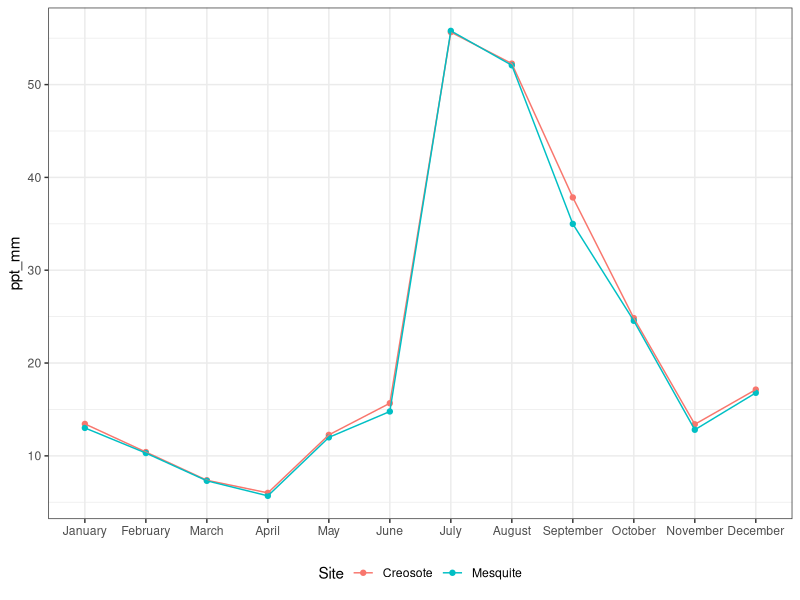
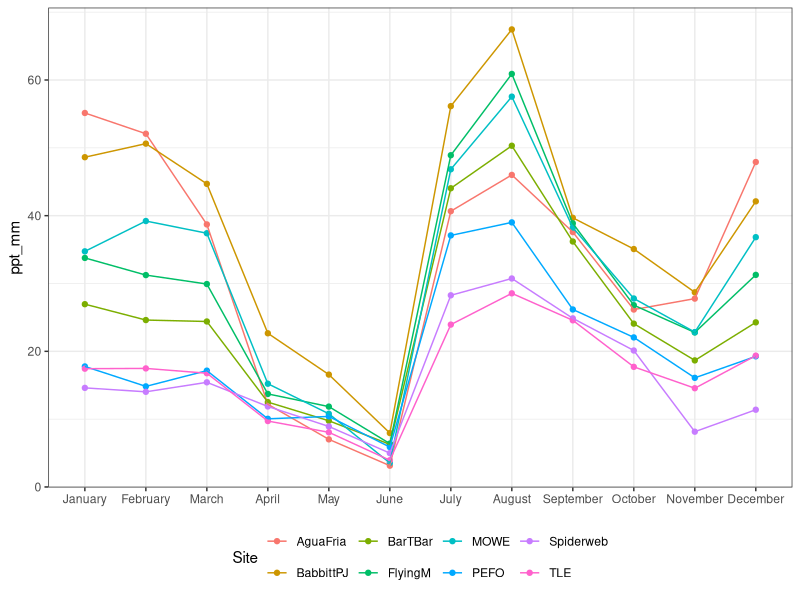
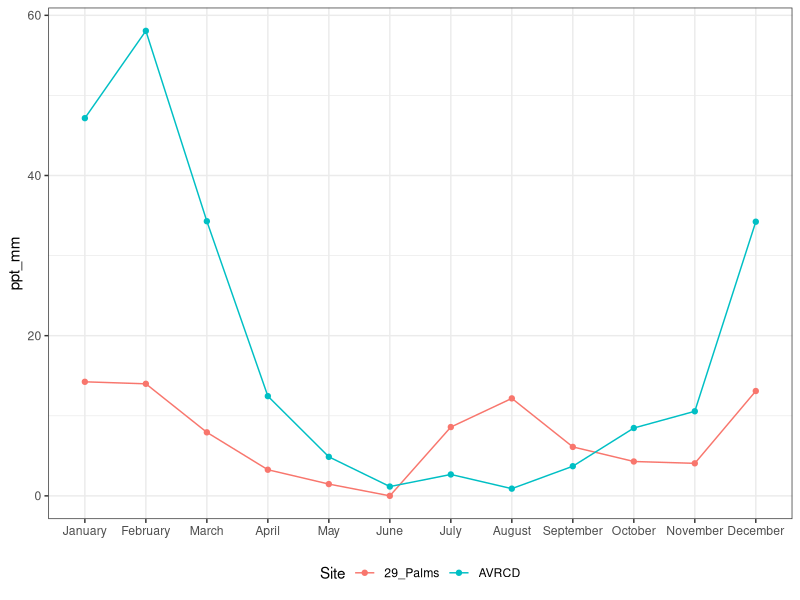
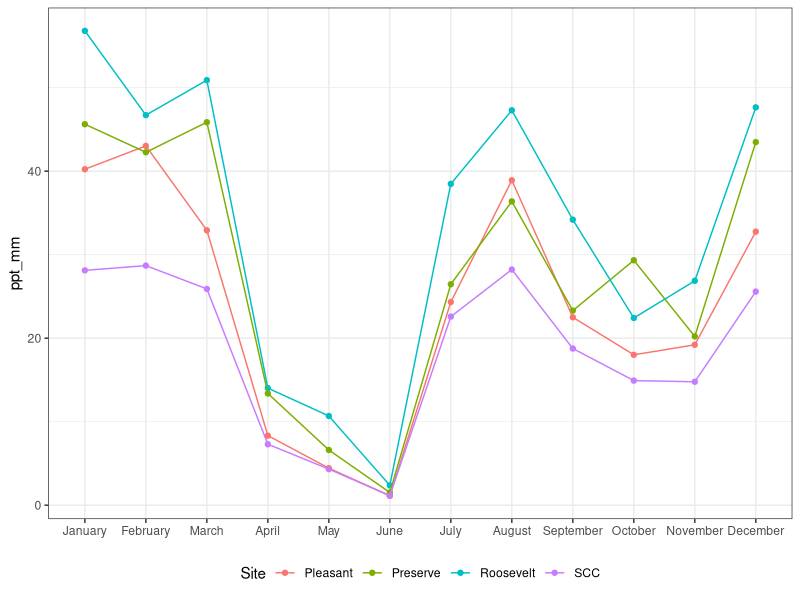
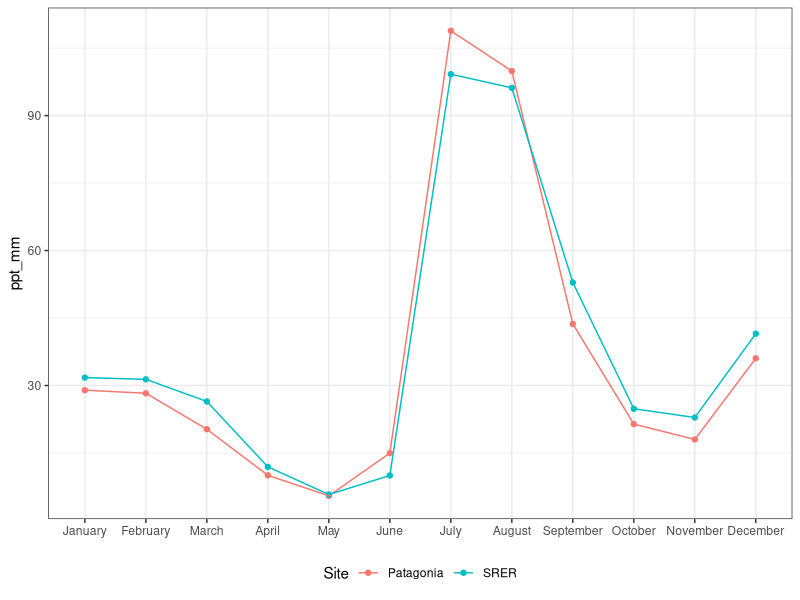
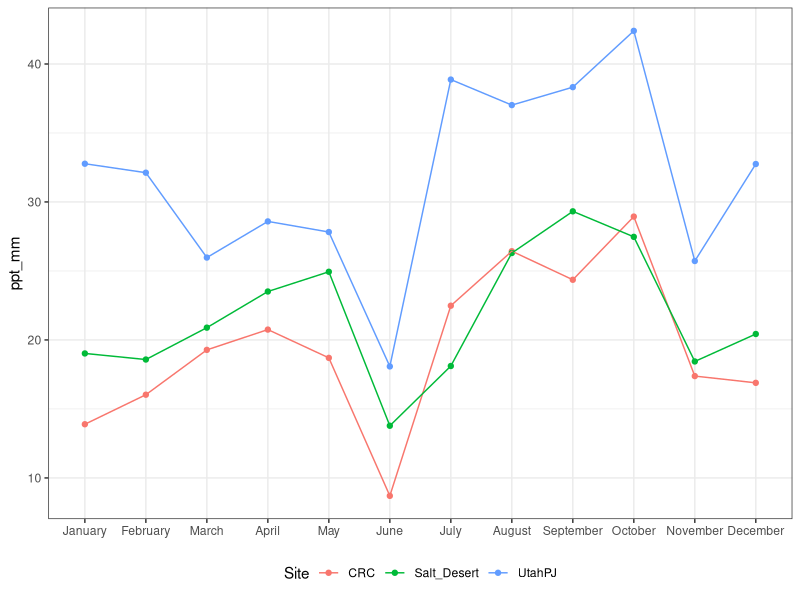
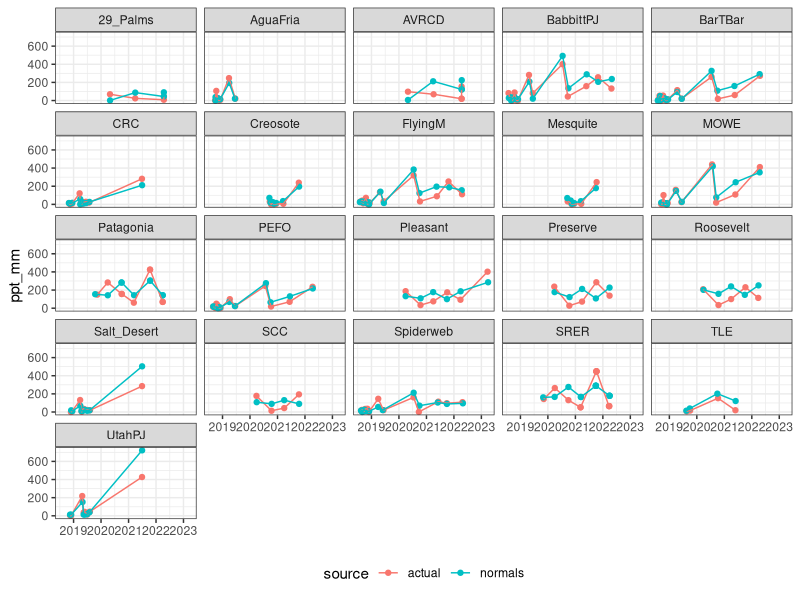
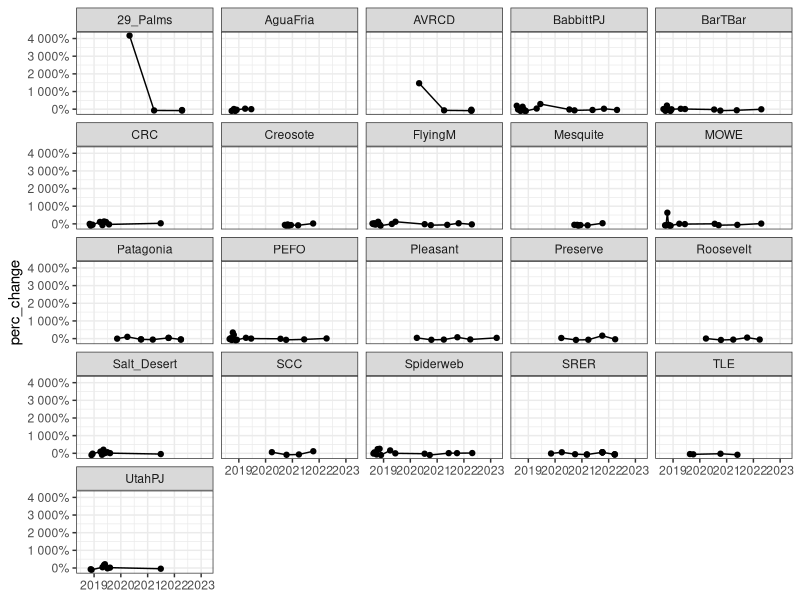

R code for these plots, in order: (Note: this script raises an error after producing the figures.)
# Created: 2023-09-28
# Last updated: 2024-03-04

# Purpose: Explore precip trends. Compare actual precip values (from PRISM daily values, see 03.2.R)
#   with 30-year normals. Actual precip is recorded as either cumulative precip
#   since seeding, or cumulative precip since the previous monitoring event. Because the time
#   interval between monitoring events and seeding differs by site, and because normals are
#   site- and and month-specific, each site must be dealt with on an individual basis 
#   to determine which normals months should be included for a (roughly equal) comparison.

# Normals must be "rounded" to the start of the month, the end of the month,
#   or mid-month, because normals are reported as annual or monthly. Hence, while the actual 
#   precip experienced is defined to the day, comparable normals are defined to the
#   half month. This also assumes that an even amount of rain falls in the first and
#   second half of the month, and sometimes for sites monitored every 2 weeks the dates round
#   such that there is assumed to be no interval, and therefore no precip (for normals). 
#   See 03.3.xlsx README tab for more explanation.


library(tidyverse)
library(readxl)
library(scales)

# Load data ---------------------------------------------------------------

ppt <- read_csv("data/cleaned/03.2_monitoring-events-with-PRISM-climate-data_clean.csv")
month.normal <- read_csv("data/cleaned/03.2_PRISM-month-normals-all-sites_clean.csv")
daily <- read_csv("data/cleaned/03.2_PRISM-daily-all-sites_clean.csv")
normals.since.raw <- read_xlsx("data/data-wrangling-intermediate/03.3_months-to-include-for-precip-normals-comparison.xlsx",
                                       sheet = "since_last")
normals.cum.raw <- read_xlsx("data/data-wrangling-intermediate/03.3_months-to-include-for-precip-normals-comparison.xlsx",
                                       sheet = "cum")
  


# Explore monthly normals -------------------------------------------------

# Order months
month.normal.graph <- month.normal |> 
  filter(Date != "Annual") |> 
  mutate(Date = factor(Date, levels = c("January", "February", "March", "April", "May",
                                        "June", "July", "August", "September", "October",
                                        "November", "December")))

# Chihuahuan
#   Unimodal: most rain in July-Sept
month.normal.graph |> 
  filter(Region == "Chihuahuan") |> 
  ggplot(aes(x = Date, y = ppt_mm, color = Site, group = Site)) +
  geom_point() +
  geom_line() +
  xlab(NULL) +
  theme_bw() +
  theme(legend.position = "bottom")

# Colorado Plateau
#   Biomodal, July-Sept and Dec-March (summer rains slightly greater than winter)
month.normal.graph |> 
  filter(Region == "Colorado Plateau") |> 
  ggplot(aes(x = Date, y = ppt_mm, color = Site, group = Site)) +
  geom_point() +
  geom_line() +
  xlab(NULL) +
  theme_bw() +
  theme(legend.position = "bottom")

# Mojave
#   Unimodal: most rain in Dec-March
month.normal.graph |> 
  filter(Region == "Mojave") |> 
  ggplot(aes(x = Date, y = ppt_mm, color = Site, group = Site)) +
  geom_point() +
  geom_line() +
  xlab(NULL) +
  theme_bw() +
  theme(legend.position = "bottom")

# Sonoran Central
#   Bimodal: July-Sept, Dec-March (summer and winter rains roughly equal)
month.normal.graph |> 
  filter(Region == "Sonoran Central") |> 
  ggplot(aes(x = Date, y = ppt_mm, color = Site, group = Site)) +
  geom_point() +
  geom_line() +
  xlab(NULL) +
  theme_bw() +
  theme(legend.position = "bottom")

# Sonoran SE
#   Slightly bimodal: most rain July-Sept, some rain Dec-March
month.normal.graph |> 
  filter(Region == "Sonoran SE") |> 
  ggplot(aes(x = Date, y = ppt_mm, color = Site, group = Site)) +
  geom_point() +
  geom_line() +
  xlab(NULL) +
  theme_bw() +
  theme(legend.position = "bottom")

# Utah
#   CRC & Salt Desert: Biomodal: July-Oct, March-May
#   UtahPJ: Biomdal: July-Oct, Dec-Feb
month.normal.graph |> 
  filter(Region == "Utah") |> 
  ggplot(aes(x = Date, y = ppt_mm, color = Site, group = Site)) +
  geom_point() +
  geom_line() +
  xlab(NULL) +
  theme_bw() +
  theme(legend.position = "bottom")



# Precip since last monitoring event --------------------------------------


## Since_last data wrangling -----------------------------------------------

# pivot_longer() and convert NAs to 0 (blank cells are 0)
normals.since <- normals.since.raw |> 
  select(-Seed_month_estimate, -Monitor_month_estimate) |> 
  pivot_longer(cols = c("Annual", "January", "February", "March", "April", "May",
                        "June", "July", "August", "September", "October",
                        "November", "December"),
              names_to = "Date",
              values_to = "include") 
normals.since$include[is.na(normals.since$include)] <- 0

# Add normals values
normals.since <- normals.since |> 
  left_join(month.normal) |> 
  select(-tmin, -tmax, -tmean) 

# Multiply include * ppt_mm for new ppt_mm value
#   "include" column is the amount of times that month/annual should be included
normals.since <- normals.since |> 
  mutate(ppt_mm = include * ppt_mm) |> 
  select(-include)

# Sum normals precip
normals.since <- normals.since |> 
  select(-Date_Seeded, -Date_Monitored) |> 
  mutate(SiteDateID = as.character(SiteDateID)) |> 
  group_by(Region, Site, SiteDateID, Seed_estimate, Monitor_estimate) |> 
  summarise(ppt_mm = sum(ppt_mm),
            .groups = "keep") |> 
  mutate(SiteDateID = as.numeric(SiteDateID)) 

# Add normals to actual precip values (Since_last_precip from ppt) to graph together
#   Rename normals columns to match and add "source" col to note they are normals
normals.since.bind <- normals.since |> 
  rename(Date_Seeded = Seed_estimate,
         Date_Monitored = Monitor_estimate) |> 
  mutate(source = "normals")
since.long <- ppt |> 
  select(Region, Site, Date_Seeded, Date_Monitored, SiteDateID, Since_last_precip) |> 
  rename(ppt_mm = Since_last_precip) |> 
  mutate(source = "actual") |> 
  bind_rows(normals.since.bind)


# Find percent change (deviation from normals)
since.pc <- ppt |> 
  select(Region, Site, SiteDateID, Date_Seeded, Date_Monitored, Since_last_precip) |> 
  left_join(normals.since) |> 
  mutate(perc_change = (Since_last_precip - ppt_mm) / ppt_mm)
#   Inf created when there was no rain in the time period (can't divide by 0),
#     but this only occurs when the time period is small and in all cases there is another
#     monitoring date less than 2 weeks away with a non-Inf percent change.


# Find CV of actual and normals
since.cv.long <- since.long |> 
  group_by(Region, Site, source) |> 
  summarise(CV = sd(ppt_mm) / mean(ppt_mm),
            .groups = "keep")
since.cv.wide <- since.cv.long |> 
  pivot_wider(names_from = source, values_from = CV) |> 
  rename(Actual_CV = actual,
         Normals_CV = normals) |> 
  mutate(Difference_CV = Actual_CV - Normals_CV)



## Since_last graph --------------------------------------------------------

# All sites
since.long |> 
  ggplot(aes(x = Date_Monitored, y = ppt_mm, color = source)) +
  geom_point() +
  geom_line() +
  facet_wrap(~Site) +
  xlab(NULL) +
  theme_bw() +
  theme(legend.position = "bottom") 

since.pc |> 
  filter(perc_change != Inf) |> 
  ggplot(aes(x = Date_Monitored, y = perc_change)) +
  geom_point() +
  geom_line() +
  facet_wrap(~Site) +
  xlab(NULL) +
  theme_bw() +
  scale_y_continuous(labels = percent)

since.pc |> 
  filter(perc_change != Inf,
         Region !="Mojave") |> 
  ggplot(aes(x = Date_Monitored, y = perc_change)) +
  geom_point() +
  geom_line() +
  facet_wrap(~Site) +
  xlab(NULL) +
  theme_bw() +
  scale_y_continuous(labels = percent) +
  geom_hline(yintercept = 0,
             linetype = "dashed",
             color = "red")


  
# By Region
# Sonoran Central
since.long |> 
  filter(Region == "Sonoran Central") |> 
  ggplot(aes(x = Date_Monitored, y = ppt_mm, color = source)) +
  geom_point() +
  geom_line() +
  facet_wrap(~Site) +
  xlab(NULL) +
  theme_bw() +
  theme(legend.position = "bottom") 

since.pc |> 
  filter(perc_change != Inf) |> 
  filter(Region == "Sonoran Central") |> 
  ggplot(aes(x = Date_Monitored, y = perc_change)) +
  geom_point() +
  geom_line() +
  facet_wrap(~Site) +
  xlab(NULL) +
  theme_bw() +
  scale_y_continuous(labels = percent) +
  geom_hline(yintercept = 0,
             linetype = "dashed",
             color = "red")

# Sonoran SE
since.long |> 
  filter(Region == "Sonoran SE") |> 
  ggplot(aes(x = Date_Monitored, y = ppt_mm, color = source)) +
  geom_point() +
  geom_line() +
  facet_wrap(~Site) +
  xlab(NULL) +
  theme_bw() +
  theme(legend.position = "bottom") 

since.pc |> 
  filter(perc_change != Inf) |> 
  filter(Region == "Sonoran SE") |> 
  ggplot(aes(x = Date_Monitored, y = perc_change)) +
  geom_point() +
  geom_line() +
  facet_wrap(~Site) +
  xlab(NULL) +
  theme_bw() +
  scale_y_continuous(labels = percent) +
  geom_hline(yintercept = 0,
             linetype = "dashed",
             color = "red")

# Chihuahuan
since.long |> 
  filter(Region == "Chihuahuan") |> 
  ggplot(aes(x = Date_Monitored, y = ppt_mm, color = source)) +
  geom_point() +
  geom_line() +
  facet_wrap(~Site) +
  xlab(NULL) +
  theme_bw() +
  theme(legend.position = "bottom")

since.pc |> 
  filter(perc_change != Inf) |> 
  filter(Region == "Chihuahuan") |> 
  ggplot(aes(x = Date_Monitored, y = perc_change)) +
  geom_point() +
  geom_line() +
  facet_wrap(~Site) +
  xlab(NULL) +
  theme_bw() +
  scale_y_continuous(labels = percent) +
  geom_hline(yintercept = 0,
             linetype = "dashed",
             color = "red")

# Mojave
since.long |> 
  filter(Region == "Mojave") |> 
  ggplot(aes(x = Date_Monitored, y = ppt_mm, color = source)) +
  geom_point() +
  geom_line() +
  facet_wrap(~Site) +
  xlab(NULL) +
  theme_bw() +
  theme(legend.position = "bottom") 

since.pc |> 
  filter(perc_change != Inf) |> 
  filter(Region == "Mojave") |> 
  ggplot(aes(x = Date_Monitored, y = perc_change)) +
  geom_point() +
  geom_line() +
  facet_wrap(~Site) +
  xlab(NULL) +
  theme_bw() +
  scale_y_continuous(labels = percent) +
  geom_hline(yintercept = 0,
             linetype = "dashed",
             color = "red")

# Utah
since.long |> 
  filter(Region == "Utah") |> 
  ggplot(aes(x = Date_Monitored, y = ppt_mm, color = source)) +
  geom_point() +
  geom_line() +
  facet_wrap(~Site) +
  xlab(NULL) +
  theme_bw() +
  theme(legend.position = "bottom") 

since.pc |> 
  filter(perc_change != Inf) |> 
  filter(Region == "Utah") |> 
  ggplot(aes(x = Date_Monitored, y = perc_change)) +
  geom_point() +
  geom_line() +
  facet_wrap(~Site) +
  xlab(NULL) +
  theme_bw() +
  scale_y_continuous(labels = percent) +
  geom_hline(yintercept = 0,
             linetype = "dashed",
             color = "red")

# Colorado Plateau
since.long |> 
  filter(Region == "Colorado Plateau") |> 
  ggplot(aes(x = Date_Monitored, y = ppt_mm, color = source)) +
  geom_point() +
  geom_line() +
  facet_wrap(~Site) +
  xlab(NULL) +
  theme_bw() +
  theme(legend.position = "bottom") 

since.pc |> 
  filter(perc_change != Inf) |> 
  filter(Region == "Colorado Plateau") |> 
  ggplot(aes(x = Date_Monitored, y = perc_change)) +
  geom_point() +
  geom_line() +
  facet_wrap(~Site) +
  xlab(NULL) +
  theme_bw() +
  scale_y_continuous(labels = percent) +
  geom_hline(yintercept = 0,
             linetype = "dashed",
             color = "red")

since.pc |> 
  filter(perc_change != Inf,
         Site != "MOWE") |> 
  filter(Region == "Colorado Plateau") |> 
  ggplot(aes(x = Date_Monitored, y = perc_change)) +
  geom_point() +
  geom_line() +
  facet_wrap(~Site) +
  xlab(NULL) +
  theme_bw() +
  scale_y_continuous(labels = percent) +
  geom_hline(yintercept = 0,
             linetype = "dashed",
             color = "red")





# Cumulative precip since seeding -----------------------------------------


## Cumulative data wrangling -----------------------------------------------

# pivot_longer() and convert NAs to 0 (blank cells are 0)
normals.cum <- normals.cum.raw |> 
  select(-Seed_month_estimate, -Monitor_month_estimate) |> 
  pivot_longer(cols = c("Annual", "January", "February", "March", "April", "May",
                        "June", "July", "August", "September", "October",
                        "November", "December"),
               names_to = "Date",
               values_to = "include") 
normals.cum$include[is.na(normals.cum$include)] <- 0

# Add normals values
normals.cum <- normals.cum |> 
  left_join(month.normal) |> 
  select(-tmin, -tmax, -tmean) 

# Multiply include * ppt_mm for new ppt_mm value
#   "include" column is the amount of times that month/annual should be included
normals.cum <- normals.cum |> 
  mutate(ppt_mm = include * ppt_mm) |> 
  select(-include)

# Sum normals precip
normals.cum <- normals.cum |> 
  select(-Date_Seeded, -Date_Monitored) |> 
  mutate(SiteDateID = as.character(SiteDateID)) |> 
  group_by(Region, Site, SiteDateID, Seed_estimate, Monitor_estimate) |> 
  summarise(ppt_mm = sum(ppt_mm),
            .groups = "keep") |> 
  mutate(SiteDateID = as.numeric(SiteDateID)) 

# Add normals to actual precip values (Cum_precip from ppt) to graph together
#   Rename normals columns to match and add "source" col to note they are normals
normals.cum.bind <- normals.cum |> 
  rename(Date_Seeded = Seed_estimate,
         Date_Monitored = Monitor_estimate) |> 
  mutate(source = "normals")
cum.long <- ppt |> 
  select(Region, Site, Date_Seeded, Date_Monitored, SiteDateID, Cum_precip) |> 
  rename(ppt_mm = Cum_precip) |> 
  mutate(source = "actual") |> 
  bind_rows(normals.cum.bind)

# Find percent change (deviation from normals)
cum.pc <- ppt |> 
  select(Region, Site, SiteDateID, Date_Seeded, Date_Monitored, Cum_precip) |> 
  left_join(normals.cum) |> 
  mutate(perc_change = (Cum_precip - ppt_mm) / ppt_mm)


# Find CV of actual and normals
cum.cv.long <- cum.long |> 
  group_by(Region, Site, source) |> 
  summarise(CV = sd(ppt_mm) / mean(ppt_mm),
            .groups = "keep")
cum.cv.wide <- cum.cv.long |> 
  pivot_wider(names_from = source, values_from = CV) |> 
  rename(Actual_CV = actual,
         Normals_CV = normals) |> 
  mutate(Difference_CV = Actual_CV - Normals_CV)



## Cumulative graph --------------------------------------------------------

# All sites
cum.long |> 
  ggplot(aes(x = Date_Monitored, y = ppt_mm, color = source)) +
  geom_point() +
  geom_line() +
  facet_wrap(~Site) +
  xlab(NULL) +
  theme_bw() +
  theme(legend.position = "bottom") 

cum.pc |> 
  filter(perc_change != Inf) |> 
  ggplot(aes(x = Date_Monitored, y = perc_change)) +
  geom_point() +
  geom_line() +
  facet_wrap(~Site) +
  xlab(NULL) +
  theme_bw() +
  scale_y_continuous(labels = percent)

cum.pc |> 
  filter(perc_change != Inf,
         Region !="Mojave") |> 
  ggplot(aes(x = Date_Monitored, y = perc_change)) +
  geom_point() +
  geom_line() +
  facet_wrap(~Site) +
  xlab(NULL) +
  theme_bw() +
  scale_y_continuous(labels = percent) +
  geom_hline(yintercept = 0,
             linetype = "dashed",
             color = "red")



# By Region
# Sonoran Central
cum.long |> 
  filter(Region == "Sonoran Central") |> 
  ggplot(aes(x = Date_Monitored, y = ppt_mm, color = source)) +
  geom_point() +
  geom_line() +
  facet_wrap(~Site) +
  xlab(NULL) +
  theme_bw() +
  theme(legend.position = "bottom") 

cum.pc |> 
  filter(perc_change != Inf) |> 
  filter(Region == "Sonoran Central") |> 
  ggplot(aes(x = Date_Monitored, y = perc_change)) +
  geom_point() +
  geom_line() +
  facet_wrap(~Site) +
  xlab(NULL) +
  theme_bw() +
  scale_y_continuous(labels = percent) +
  geom_hline(yintercept = 0,
             linetype = "dashed",
             color = "red")

# Sonoran SE
cum.long |> 
  filter(Region == "Sonoran SE") |> 
  ggplot(aes(x = Date_Monitored, y = ppt_mm, color = source)) +
  geom_point() +
  geom_line() +
  facet_wrap(~Site) +
  xlab(NULL) +
  theme_bw() +
  theme(legend.position = "bottom") 

cum.pc |> 
  filter(perc_change != Inf) |> 
  filter(Region == "Sonoran SE") |> 
  ggplot(aes(x = Date_Monitored, y = perc_change)) +
  geom_point() +
  geom_line() +
  facet_wrap(~Site) +
  xlab(NULL) +
  theme_bw() +
  scale_y_continuous(labels = percent) +
  geom_hline(yintercept = 0,
             linetype = "dashed",
             color = "red")

# Chihuahuan
cum.long |> 
  filter(Region == "Chihuahuan") |> 
  ggplot(aes(x = Date_Monitored, y = ppt_mm, color = source)) +
  geom_point() +
  geom_line() +
  facet_wrap(~Site) +
  xlab(NULL) +
  theme_bw() +
  theme(legend.position = "bottom")

cum.pc |> 
  filter(perc_change != Inf) |> 
  filter(Region == "Chihuahuan") |> 
  ggplot(aes(x = Date_Monitored, y = perc_change)) +
  geom_point() +
  geom_line() +
  facet_wrap(~Site) +
  xlab(NULL) +
  theme_bw() +
  scale_y_continuous(labels = percent) +
  geom_hline(yintercept = 0,
             linetype = "dashed",
             color = "red")

# Mojave
cum.long |> 
  filter(Region == "Mojave") |> 
  ggplot(aes(x = Date_Monitored, y = ppt_mm, color = source)) +
  geom_point() +
  geom_line() +
  facet_wrap(~Site) +
  xlab(NULL) +
  theme_bw() +
  theme(legend.position = "bottom") 

cum.pc |> 
  filter(perc_change != Inf) |> 
  filter(Region == "Mojave") |> 
  ggplot(aes(x = Date_Monitored, y = perc_change)) +
  geom_point() +
  geom_line() +
  facet_wrap(~Site) +
  xlab(NULL) +
  theme_bw() +
  scale_y_continuous(labels = percent) +
  geom_hline(yintercept = 0,
             linetype = "dashed",
             color = "red")

# Utah
cum.long |> 
  filter(Region == "Utah") |> 
  ggplot(aes(x = Date_Monitored, y = ppt_mm, color = source)) +
  geom_point() +
  geom_line() +
  facet_wrap(~Site) +
  xlab(NULL) +
  theme_bw() +
  theme(legend.position = "bottom") 

cum.pc |> 
  filter(perc_change != Inf) |> 
  filter(Region == "Utah") |> 
  ggplot(aes(x = Date_Monitored, y = perc_change)) +
  geom_point() +
  geom_line() +
  facet_wrap(~Site) +
  xlab(NULL) +
  theme_bw() +
  scale_y_continuous(labels = percent) +
  geom_hline(yintercept = 0,
             linetype = "dashed",
             color = "red")

# Colorado Plateau
cum.long |> 
  filter(Region == "Colorado Plateau") |> 
  ggplot(aes(x = Date_Monitored, y = ppt_mm, color = source)) +
  geom_point() +
  geom_line() +
  facet_wrap(~Site) +
  xlab(NULL) +
  theme_bw() +
  theme(legend.position = "bottom") 

cum.pc |> 
  filter(perc_change != Inf) |> 
  filter(Region == "Colorado Plateau") |> 
  ggplot(aes(x = Date_Monitored, y = perc_change)) +
  geom_point() +
  geom_line() +
  facet_wrap(~Site) +
  xlab(NULL) +
  theme_bw() +
  scale_y_continuous(labels = percent) +
  geom_hline(yintercept = 0,
             linetype = "dashed",
             color = "red")


# Write to CSV ------------------------------------------------------------

write_csv(since.pc,
          file = "data/cleaned/03.3_since-last-precip_percent-deviation-from-norm_clean.csv")

write_csv(cum.pc,
          file = "data/cleaned/03.3_cumulative-precip_percent-deviation-from-norm_clean.csv")

write_csv(since.cv.wide,
          file = "data/cleaned/03.3_since-last-precip_CV_clean.csv")

write_csv(cum.cv.wide,
          file = "data/cleaned/03.3_cumulative-precip_CV_clean.csv")


save.image("RData/03.3_explore-precip-trends.RData")
